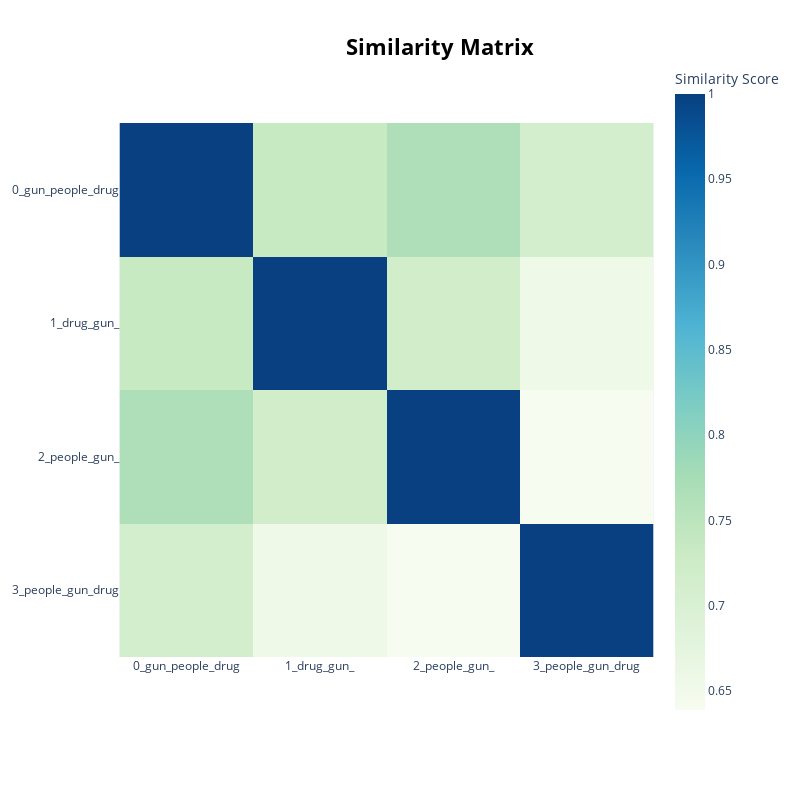

Notebook code cell kept with this figure:
### Markdown cell above
![image.png](attachment:image.png)

### Code cell
topic_model.visualize_heatmap()

### Figure 1 — Plotly figure (JSON) as saved in the notebook; plotly's stock layout.template omitted (floating-point values rounded to 4 significant figures)
{"data": [{"coloraxis": "coloraxis", "hovertemplate": "x: %{x}<br>y: %{y}<br>Similarity Score: %{z}<extra></extra>", "name": "0", "type": "heatmap", "x": ["0_gun_people_drug", "1_drug_gun_", "2_people_gun_", "3_people_gun_drug"], "xaxis": "x", "y": ["0_gun_people_drug", "1_drug_gun_", "2_people_gun_", "3_people_gun_drug"], "yaxis": "y", "z": [[1.0, 0.7337, 0.7666, 0.7129], [0.7337, 1, 0.7189, 0.656], [0.7666, 0.7189, 1.0, 0.6389], [0.7129, 0.656, 0.6389, 1.0]]}], "layout": {"coloraxis": {"colorbar": {"title": {"text": "Similarity Score"}}, "colorscale": [[0, "rgb(247,252,240)"], [0.125, "rgb(224,243,219)"], [0.25, "rgb(204,235,197)"], [0.375, "rgb(168,221,181)"], [0.5, "rgb(123,204,196)"], [0.625, "rgb(78,179,211)"], [0.75, "rgb(43,140,190)"], [0.875, "rgb(8,104,172)"], [1, "rgb(8,64,129)"]]}, "height": 800, "hoverlabel": {"bgcolor": "white", "font": {"family": "Rockwell", "size": 16}}, "legend": {"title": {"text": "Trend"}}, "margin": {"t": 60}, "showlegend": true, "title": {"font": {"color": "Black", "size": 22}, "text": "<b>Similarity Matrix</b>", "x": 0.55, "xanchor": "center", "y": 0.95, "yanchor": "top"}, "width": 800, "xaxis": {"anchor": "y", "constrain": "domain", "domain": [0, 1], "scaleanchor": "y"}, "yaxis": {"anchor": "x", "autorange": "reversed", "constrain": "domain", "domain": [0, 1]}}}
